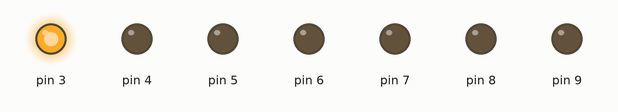
Bench run of a sketch on a simulated Arduino Uno, built with avr-gcc and run on an emulated ATmega328P. Parts: output pins drawn as LEDs (lit = HIGH).

Above: at 0.2 s.
At 1.2 s:
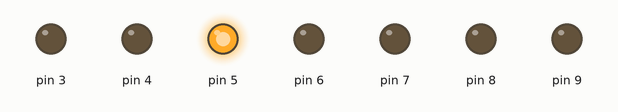
At 1.7 s:
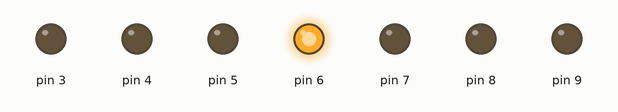
At 3.2 s:
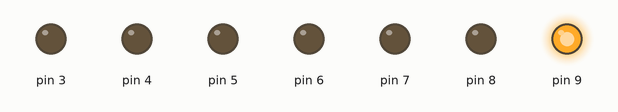
At 5.7 s:
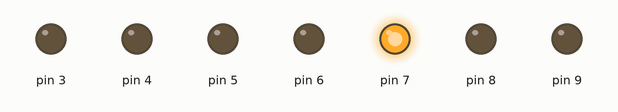
At 7.7 s:
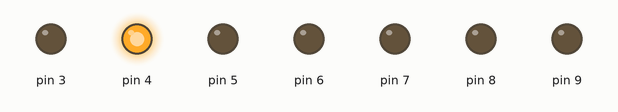
Timing chart, 0 to 8.1 s (numbered marks = the images above):
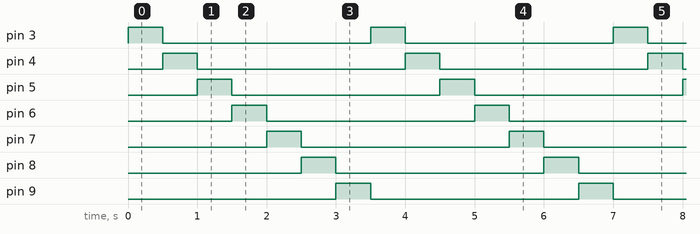

Measured:
- by itself, pin 3–9: alternates HIGH for 0.50 s and LOW for 3.0 s
- by itself, everything shown: repeats every 3.5 s, in 8 steps

The sketch:

8.ledriver.ino
```cpp
//流水灯

//******************************逻辑******************************//
  /* 通过for循环让led依次亮灭*/

//******************************全局部分******************************//
int i;

//******************************初始化******************************//
void setup()
{
  for(i=3;i<10;i++)
  {
    pinMode(i,OUTPUT);
  }
}

//******************************内层函数******************************//
void ledriver()
{
  for(i=3;i<10;i++)
  {
    digitalWrite(i,HIGH);
    delay(500);
    digitalWrite(i,LOW);
  }
}

//******************************主函数******************************//
void loop()
{
  ledriver();
}
```
